Frame 1 (no input): blank canvas, image omitted
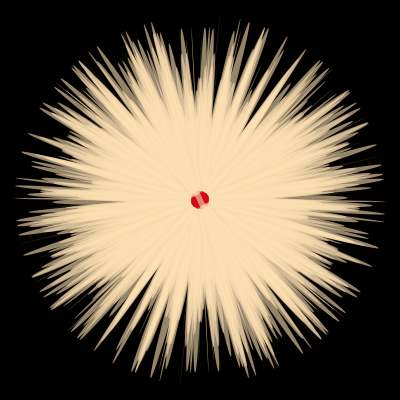
Frame 60 (the mouse pressed at the canvas centre just before this capture)
Frame 120 (the mouse held since frame 60 and released just before this capture): blank canvas, image omitted

The Processing sketch that drew this single still picture (run headless with seeded random() and noise(); from frame 60 on, the mouse is pressed at the canvas centre):

// Processing sketch: processing_1923
// ── processing_1923.pde

float x = 0;
float y = 0;
float a = 0;
float c = 0;

void setup() {
  size(400, 400);
  background(0);
  smooth();
  frameRate(10);
}

void draw() {
  translate(width/2, height/2);
  for (x = 0; x < width; x += 25) {
  y = sin(c)*c;
  fill(206, 8, 25);
  strokeWeight(2);
  stroke(219 + c, 103 + c, 31 - c, c);
  rotate(radians(random(180)));
  ellipse(0, 0, c/x + a, c + a);
  fill(252, 224, 181, 150);
  ellipse(0, 0, x - c, y - c);
  }
  c = c + random(-0.3, 0.5);
  a += 0.2;
  if (mousePressed) {
    background(0);
    a = 0;
    c = 0;
  }
}
